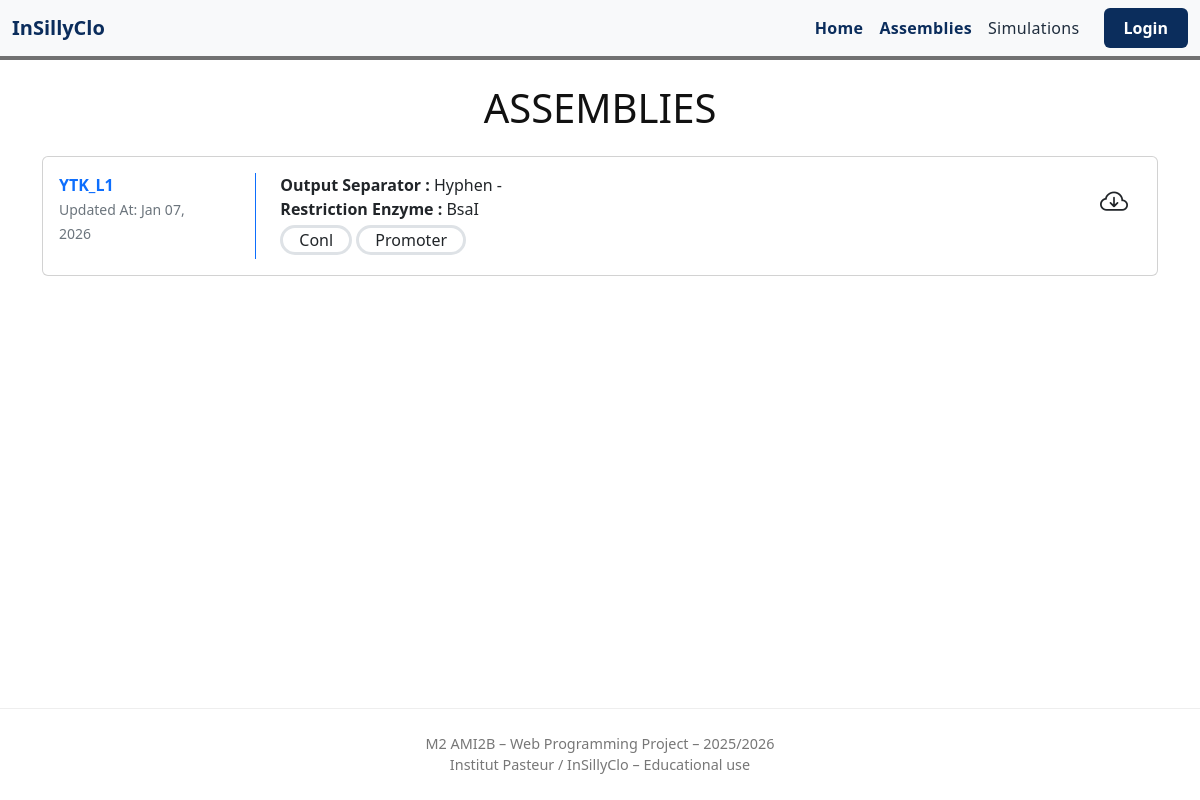
The app's page /campaigns/simulator/browse/, older data.
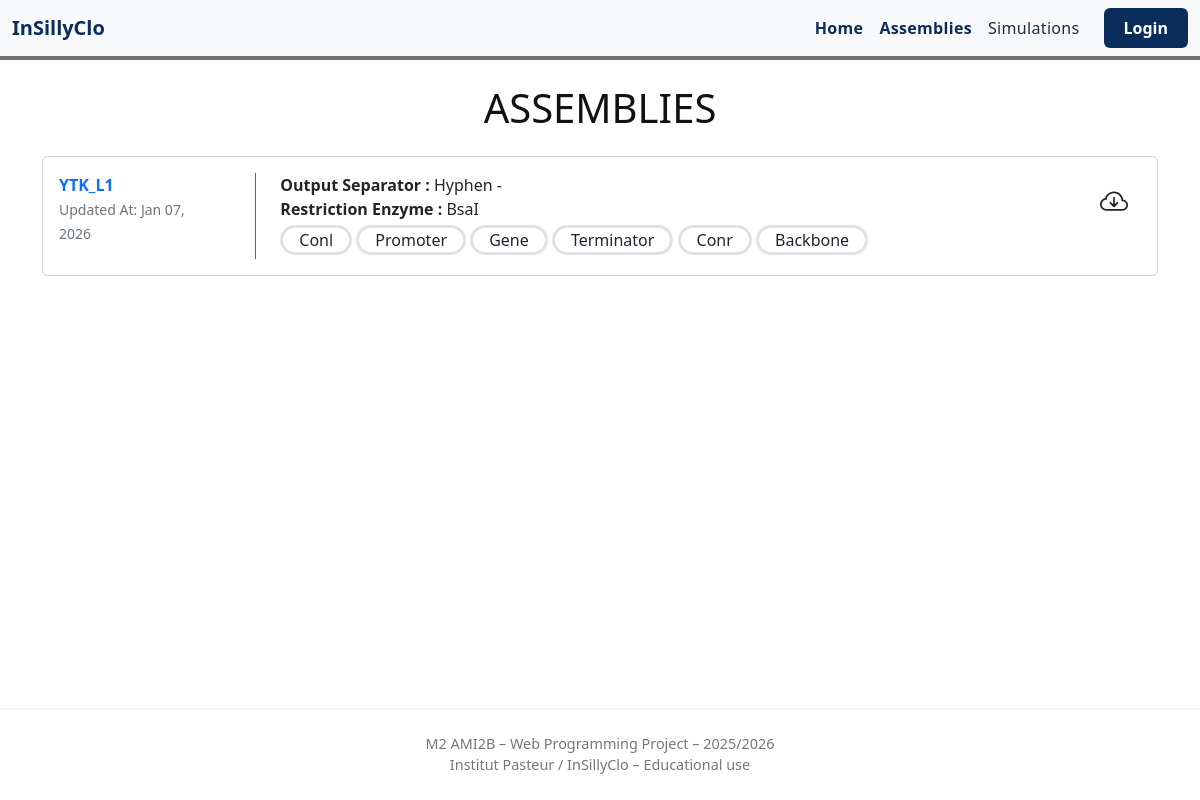
The same page, newer data.
### campaigns/models.py (models this page shows)
class Assembly(models.Model):
    name = models.CharField(max_length=200)
    comment = models.TextField()
    creation_date = models.DateTimeField("Created At")
    separator = models.CharField(max_length=20)
    restriction_enzyme = models.CharField(max_length=50)
    file = models.FileField(
        upload_to="assemblies/",
        blank=True,
        null=True
    )

class InputParts(models.Model):
    assembly = models.ForeignKey(Assembly, on_delete=models.CASCADE, related_name='inputparts_set')
    part_name = models.CharField(max_length=200)
    typed = models.BooleanField(default=False)
    mandatory = models.BooleanField(default=True)
    separator = models.CharField(max_length=20, blank=True, null=True)
    allowed_types = models.ManyToManyField('Type', blank=True)

### campaigns/views.py (the view)
# urls.py: path("simulator/browse/", views.browse_templates, name="browse_templates"),
def browse_templates(request):
    assemblies = Assembly.objects.prefetch_related('inputparts_set')
    return render(
        request,
        'campaigns/browse.html',
        {'assemblies': assemblies}
    )

### campaigns/templates/campaigns/browse.html (shortened to what this page needs)
{% load static %}
<!DOCTYPE html>
<html lang="en">
<head>
    <link href="https://cdn.jsdelivr.net/npm/bootstrap@5.3.2/dist/css/bootstrap.min.css" rel="stylesheet">
    <link href="https://cdn.jsdelivr.net/npm/bootstrap-icons@1.10.5/font/bootstrap-icons.css" rel="stylesheet">
    <link rel="stylesheet" href="{% static 'frontend/styles.css' %}">
</head>
<body class="d-flex flex-column min-vh-100">
<nav class="navbar navbar-expand-md navbar-light bg-light border-bottom border-3">
    <div class="container-fluid">
        <a class="navbar-brand fw-bold" href="/">InSillyClo</a>
        <div class="collapse navbar-collapse" id="mainNav">
            <ul class="navbar-nav ms-auto mb-2 mb-md-0">
                <li class="nav-item"><a class="nav-link active" href="/">Home</a></li>
                <li class="nav-item"><a class="nav-link active" href="/campaigns/simulator/browse/">Assemblies</a></li>
                <li class="nav-item"><a class="nav-link" href="/campaigns/simulator/">Simulations</a></li>
                <li class="nav-item"><a class="btn btn-simulator ms-md-3" href="/accounts/login/">Login</a></li>
            </ul>
        </div>
    </div>
</nav>
<main class="flex-grow-1">
  <div class="container py-4">
    <h1 class="text-center text-uppercase mb-4">Assemblies</h1>
    {% for assembly in assemblies %}
    <div class="card public-assembly mb-4">
      <div class="card-body row">
        <a class="col-12 col-xl-2 col-lg-3 col-md-3 me-md-4 text-decoration-none"
           href="{% url 'assembly_detail' assembly.id %}">
          <div class="fw-bolder">
            {{ assembly.name }}
          </div>
          <small class="text-secondary">
            Updated At:
            {{ assembly.creation_date|date:"M d, Y" }}
          </small>
        </a>
        <div class="col border-10 border-start border-primary ps-md-4">
          <div class="d-block">
            <span class="fw-bolder">Output Separator :</span>
            {{ assembly.separator }}
          </div>
          <div class="d-block">
            <span class="fw-bolder">Restriction Enzyme :</span>
            {{ assembly.restriction_enzyme }}
          </div>
          <div class="d-block mt-1">
            {% for part in assembly.inputparts_set.all %}
              <div class="d-inline-flex px-3 py-0 mb-1 border border-3
                          rounded-5 border-designer">
                {{ part.part_name }}
              </div>
            {% empty %}
              <span class="text-muted small">No input parts defined</span>
            {% endfor %}
          </div>
        </div>
        <div class="col-auto">
          <a href="{% url 'assembly_download' assembly.id %}"
             class="btn btn-designer btn-md">
            <i class="bi bi-cloud-arrow-down fs-3"></i>
          </a>
        </div>
      </div>
    </div>
    {% empty %}
      <p class="text-muted text-center">No assemblies available.</p>
    {% endfor %}
  </div>
</main>
<footer>
  <div class="container text-center">
    M2 AMI2B – Web Programming Project – 2025/2026
    <br>
    Institut Pasteur / InSillyClo – Educational use
  </div>
</footer>
</body>
</html>

Row changes from the older to the newer data that the page shows:
added InputParts: part_name "Gene"
added InputParts: part_name "Terminator"
added InputParts: part_name "Conr"
added InputParts: part_name "Backbone"
